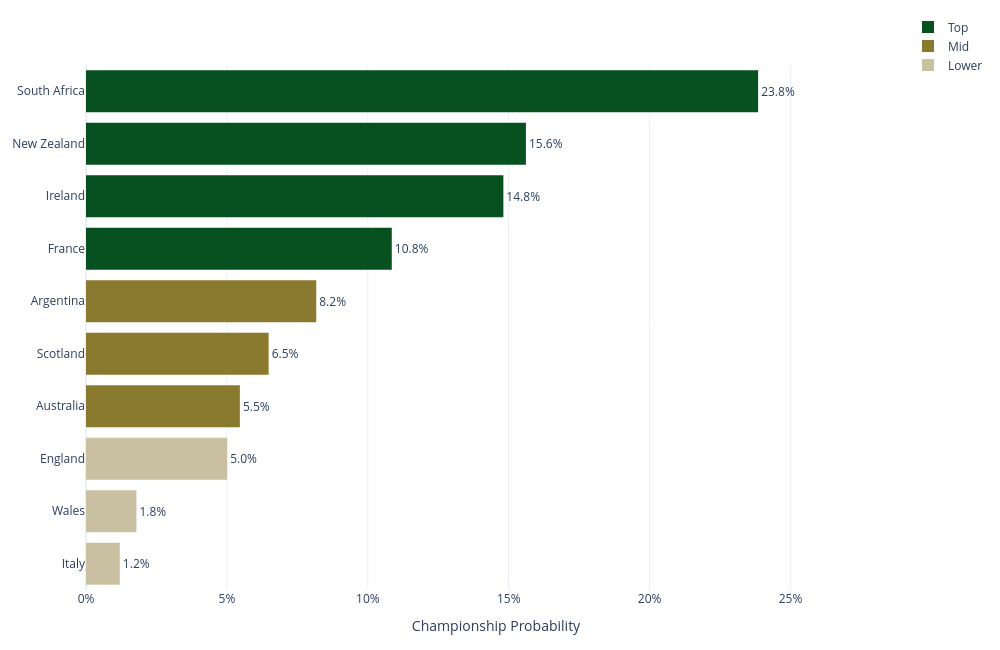

Notebook cell for this chart:
### Code cell
tier1 = ['South Africa','New Zealand','Ireland','France','England',
         'Australia','Scotland','Argentina','Italy','Wales']
t1 = (results_df[results_df.Team.isin(tier1)]
      .sort_values('P_Champion', ascending=False).reset_index(drop=True))

t33_t1 = t1.P_Champion.quantile(0.33)
t66_t1 = t1.P_Champion.quantile(0.66)

fig = go.Figure()

for tier_idx, (tier_name, tier_color, threshold_min, threshold_max) in enumerate([
    ('Top',   PRIMARY,   t66_t1, 1.0),
    ('Mid',   SECONDARY, t33_t1, t66_t1),
    ('Lower', LIGHT,     0.0,    t33_t1),
]):
    mask = (t1.P_Champion >= threshold_min) & (t1.P_Champion < threshold_max)
    tier_data = t1[mask]
    
    fig.add_trace(go.Bar(
        y=tier_data.Team,
        x=tier_data.P_Champion,
        orientation='h',
        name=tier_name,
        marker=dict(color=tier_color, line=dict(width=0)),
        text=[f'{p:.1%}' for p in tier_data.P_Champion],
        textposition='outside',
        hovertemplate='%{y}<br>P(Champion): %{x:.1%}<extra></extra>',
    ))

fig.update_layout(
    xaxis_title='Championship Probability',
    xaxis=dict(tickformat='.0%', range=[0, t1.P_Champion.max() * 1.22]),
    yaxis=dict(autorange='reversed'),
    template='plotly_white',
    height=PLOT_HEIGHT,
    width=PLOT_WIDTH,
    margin=dict(l=60, r=60, t=60, b=60),
    hovermode='closest',
    legend=dict(x=1.1, y=1.1, xanchor='right', yanchor='top')
)

fig.show()

### Figure 1 — Plotly figure (JSON) as saved in the notebook; plotly's stock layout.template omitted (floating-point values rounded to 4 significant figures)
{"data": [{"hovertemplate": "%{y}<br>P(Champion): %{x:.1%}<extra></extra>", "marker": {"color": "#075020", "line": {"width": 0}}, "name": "Top", "orientation": "h", "text": ["23.8%", "15.6%", "14.8%", "10.8%"], "textposition": "outside", "type": "bar", "x": [0.2385, 0.1561, 0.1481, 0.1085], "y": ["South Africa", "New Zealand", "Ireland", "France"]}, {"hovertemplate": "%{y}<br>P(Champion): %{x:.1%}<extra></extra>", "marker": {"color": "#8A7A2F", "line": {"width": 0}}, "name": "Mid", "orientation": "h", "text": ["8.2%", "6.5%", "5.5%"], "textposition": "outside", "type": "bar", "x": [0.0817, 0.0648, 0.0546], "y": ["Argentina", "Scotland", "Australia"]}, {"hovertemplate": "%{y}<br>P(Champion): %{x:.1%}<extra></extra>", "marker": {"color": "#C8C0A0", "line": {"width": 0}}, "name": "Lower", "orientation": "h", "text": ["5.0%", "1.8%", "1.2%"], "textposition": "outside", "type": "bar", "x": [0.0501, 0.0179, 0.012], "y": ["England", "Wales", "Italy"]}], "layout": {"height": 650, "hovermode": "closest", "legend": {"x": 1.1, "xanchor": "right", "y": 1.1, "yanchor": "top"}, "margin": {"b": 60, "l": 60, "r": 60, "t": 60}, "width": 1000, "xaxis": {"range": [0, 0.291], "tickformat": ".0%", "title": {"text": "Championship Probability"}}, "yaxis": {"autorange": "reversed"}}}
